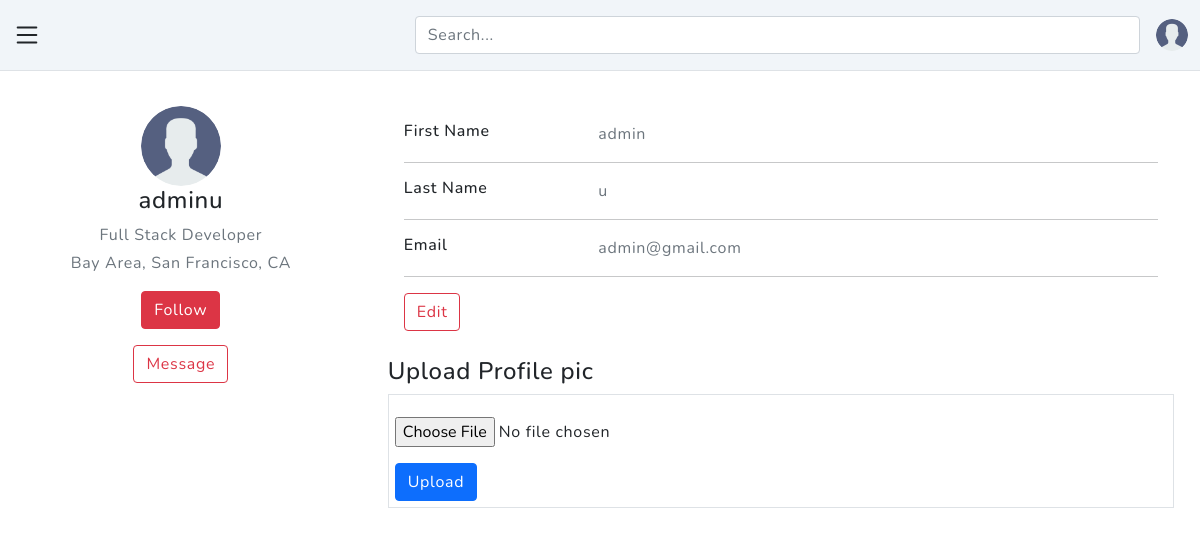
/user/profile/ (signed in), run on an earlier commit of the app's database.
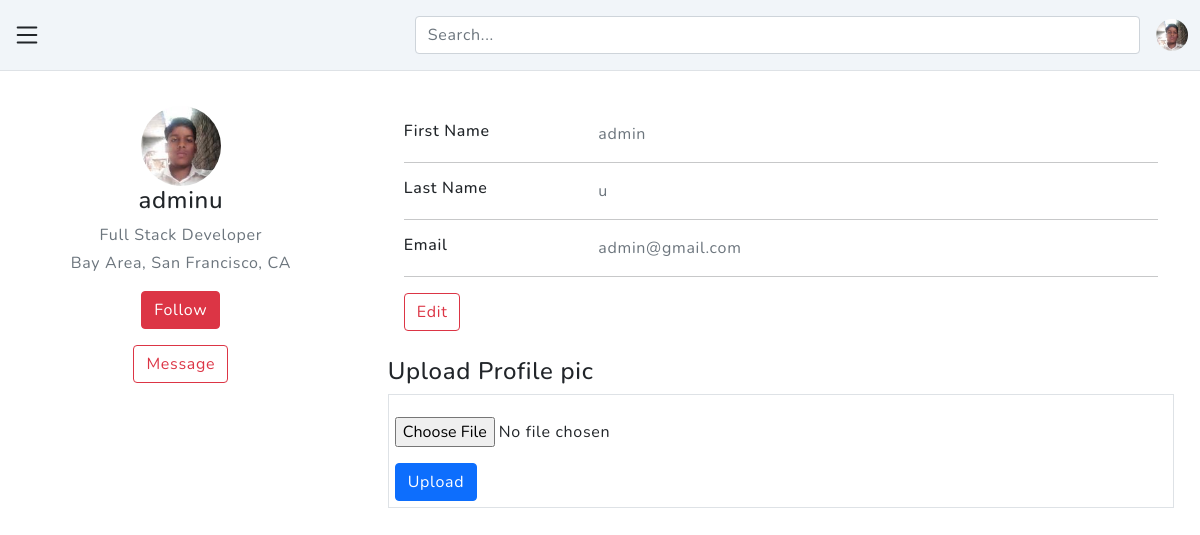
And on a later commit of the database.
### mysite/home/models.py (models this page shows)
class User(db.Model,UserMixin):
    id = db.Column(db.Integer,primary_key=True)
    firstname = db.Column(db.String(20),unique=False,nullable=False)
    lastname = db.Column(db.String(20),unique=False,nullable=False)
    email = db.Column(db.String(25),unique=True,nullable=False)
    is_admin = db.Column(db.Boolean,default=False,nullable=True)
    password = db.Column(db.String(20),unique=False,nullable=False)
    image_file = db.Column(db.String(50),nullable=False,default="default.png")
    user_created = db.Column(db.DateTime,nullable=False,default=datetime.utcnow)
    posts = db.relationship('Blog',backref='users',lazy=True,cascade='all, delete-orphan',single_parent=True)
    likes = db.relationship('Like',backref='users',lazy=True,passive_deletes=True)
    fallowing = db.relationship('Fallow',secondary=user_fallow,backref='fallowers',lazy=True,passive_deletes=True)

### mysite/user/views.py (the view)
@user.route('/profile/',methods=["GET","POST"])
@login_required
def user_profile():
  return render_template("user/profile.html")

### mysite/home/models.py (called while the page is built)
@login_manager.user_loader
def load_user(user_id):
    return User.query.get(user_id)

### mysite/templates/user/profile.html
{% extends 'base.html' %}
{% block content %}
{% include 'headers.html' %}
<div class="roww flex m-top-80">
  <div class="coll-4  ">
    <div class="d-flex flex-column align-items-center text-center">
      <img src="/static/media/profile_pic/{{ current_user.image_file }}" alt="Admin" class="img-pic-lg">
      <h4>{{ current_user.firstname }}{{ current_user.lastname }}</h4>
      <p class="text-secondary mb-1">
        Full Stack Developer
      </p>
      <p class="text-muted font-size-sm">
        Bay Area, San Francisco, CA
      </p>
      <button class="btn btn-danger mb-3">Follow</button>
      <button class="btn btn-outline-danger">Message</button>
    </div>
  </div>
  <div class="coll-6 ">
    <div class="card-body">
      <div class="row">
        <div class="col-sm-3">
          <h6 class="mb-0">First Name</h6>
        </div>
        <div class="col-sm-9 text-secondary">
          {{ current_user.firstname }}
        </div>
      </div>
      <hr>
      <div class="row">
        <div class="col-sm-3">
          <h6 class="mb-0">Last Name</h6>
        </div>
        <div class="col-sm-9 text-secondary">
          {{ current_user.lastname }}
        </div>
      </div>
      <hr>
      <div class="row">
        <div class="col-sm-3">
          <h6 class="mb-0">Email</h6>
        </div>
        <div class="col-sm-9 text-secondary">
          {{ current_user.email }}
        </div>
      </div>
      <hr>
      <div class="row">
        <div class="col-sm-12">
          <a class="btn btn-outline-danger " href="/user/profileedit/{{ current_user.id }}">Edit</a>
        </div>
      </div>
    </div>
    <div class="roww flex my-8 colum">
      <div class="coll-">
        <h4 class="">Upload Profile pic</h4>
        <div class="border p-y-6 p-x-6 colum">
          <form method="POST"action="{{ url_for('user.profile_upload') }}" enctype="multipart/form-data">
            <p>
              <div>
                <input class="" type="file" name="picture" id="" value="" />
              </div>
            </p>
            <button class="btn btn-primary" type="submit">Upload</button>
          </form>
        </div>
      </div>
    </div>
    {% endblock %}

### mysite/templates/base.html (shortened to what this page needs)
<!doctype html>
<html lang="en">
<head>
  <link rel="stylesheet" href="{{ url_for('static',filename='style.css' )}}" type="text/css" media="all" />
  <link href="https://cdn.jsdelivr.net/npm/bootstrap@5.1.3/dist/css/bootstrap.min.css" rel="stylesheet">
  <link rel="stylesheet" href="https://cdn.jsdelivr.net/npm/bootstrap-icons@1.7.2/font/bootstrap-icons.css">
</head>
<body>
  {% block content %}{% endblock %}
</body>
</html>

### mysite/templates/headers.html (shortened to what this page needs)
<header class="py-3 mb-3 border-bottom pf-t-0 bg-slate-200 z-ip">
  <div class="container-fluid d-grid gap-3 align-items-center" style="grid-template-columns: 1fr 2fr;">
    <a class="align-items-center text-dark" data-bs-toggle="offcanvas" href="#offcanvasExample" role="" aria-controls="offcanvasExample">
    </a>
    <div class="d-flex align-items-center">
      <form class="w-100 me-3">
        <input type="search" class="form-control" placeholder="Search..." aria-label="Search">
      </form>
      <div class="flex-shrink-0 dropdown">
        <a href="#" class="d-block link-dark text-decoration-none " id="dropdownUser2" data-bs-toggle="dropdown" aria-expanded="true">
          <img src="/static/media/profile_pic/{{ current_user.image_file }}" alt="mdo" width="32" height="32" class="rounded-circle">
        </a>
      </div>
    </div>
  </div>
</header>

### mysite/static/style.css (style rules this page uses)
* { margin: 0; padding: 0; box-sizing: border-box; font-family: 'Nunito', sans-serif; letter-spacing: 0.7px; }
.roww { margin: auto; max-width: 100vw; height: auto; }
.img-pic-lg { height: 80px; width: 80px; border-radius: 50px; }
.pf-t-0 { position: fixed; top: 0; width: 100vw; }
.z-ip { z-index: 1; }
.flex { display: flex; }
.colum { flex-direction: column; }
.border { border: 1px solid #64748b; }
.my-8 { margin-top: 10px; margin-bottom: 10px; }
.m-top-80 { margin-top: 80px; }
.bg-slate-200 { background: #f1f5f9; }
.coll-6 { margin: 2px; width: 70vw; height: 100%; padding: 2%; border-radius: 3px; }
.p-y-6 { padding-top: 6px; padding-bottom: 6px; }
.p-x-6 { padding-left: 6px; padding-right: 6px; }
.coll-4 { margin: 2px; width: 30vw; height: 100%; padding: 2%; }

What changed in the data, as far as the page shows it:
changed User "admin": image_file: picture added in place of a placeholder
